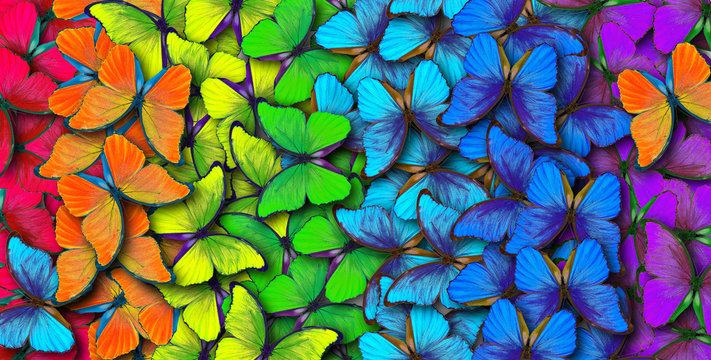
#> input picture img.jpg, 711 x 360 px
$ jupyter execute day13.ipynb
#> lines starting #> are read from the running program, lines starting #| are printed output that depends on the picture
[cell 1]
import cv2

[cell 2]
img = cv2.imread('img.jpg')
#> img is the input picture: shape (360, 711, 3); mean B, G, R 99.8, 108.6, 96.1
img2 = cv2.imread('img2.jpg')
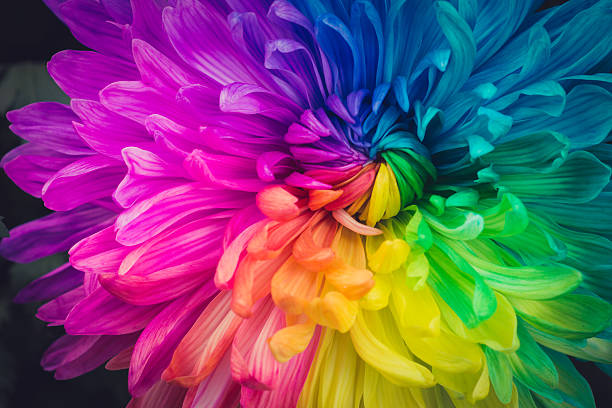
#> input picture img2.jpg, 612 x 408 px
#> img2 is the input picture: shape (408, 612, 3); mean B, G, R 107.9, 80.3, 116
img = img[0:360, 0:612, :]
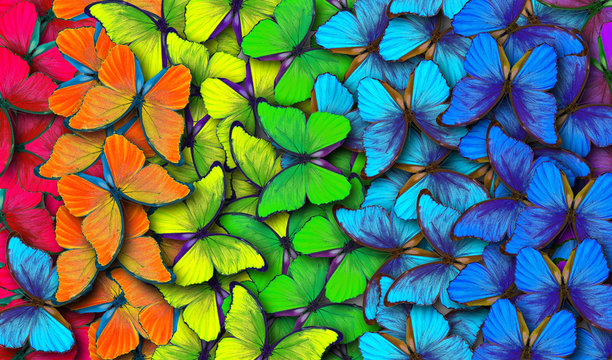
#> img: shape (360, 612, 3); mean B, G, R 96.2, 116.4, 92
img2 = img2[0:360, 0:612, :]
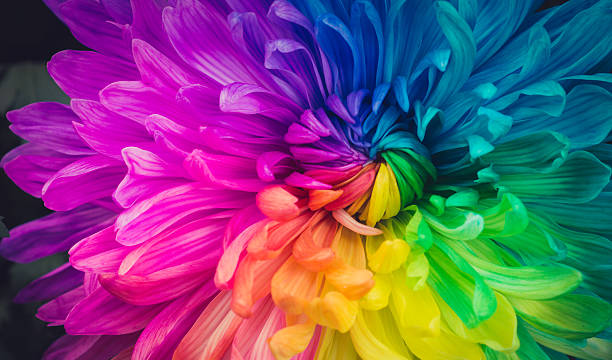
#> img2: shape (360, 612, 3); mean B, G, R 115, 78.8, 115.4
img.shape, img2.shape
#> Out = ((360, 612, 3), (360, 612, 3))

[cell 3]
def imshow(im):
    cv2.imshow('image',im)
    cv2.waitKey(0)
    cv2.destroyAllWindows()

[cell 4]
imshow(img)

[cell 5]
imshow(img2)

[cell 6]
added = cv2.add(img, img2)
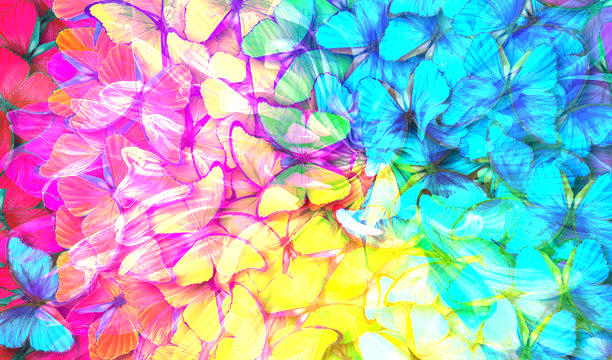
#> added: shape (360, 612, 3); mean B, G, R 192.1, 179.8, 166.7
imshow(added)

[cell 7]
subtract = cv2.subtract(img,img2)
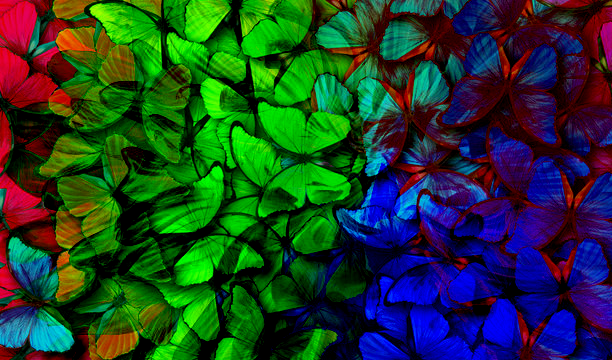
#> subtract: shape (360, 612, 3); mean B, G, R 40.4, 60.4, 29.3
imshow(subtract)
